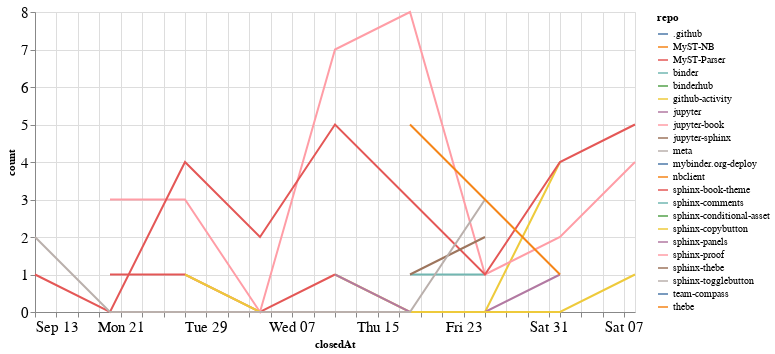

Notebook code for this chart:
### Code cell
closed_by_time = closed_by.groupby('repo').resample('W', on='closedAt').count()['author'].reset_index()
closed_by_time = closed_by_time.rename(columns={'author': 'count'})

alt.Chart(closed_by_time, width=600).mark_line().encode(
    x='closedAt',
    y='count',
    color='repo',
    tooltip="repo"
)

### Figure 1 — Vega-Lite specification as saved in the notebook (floating-point values rounded to 4 significant figures)
{"config": {"axisLeft": {"labelFontSize": 15}, "axisBottom": {"labelFontSize": 15}}, "data": {"name": "data-57031d20dc2fa97930b36ea5f3b0375e"}, "mark": "line", "encoding": {"color": {"type": "nominal", "field": "repo"}, "tooltip": {"type": "nominal", "field": "repo"}, "x": {"type": "temporal", "field": "closedAt"}, "y": {"type": "quantitative", "field": "count"}}, "width": 600, "$schema": "https://vega.github.io/schema/vega-lite/v4.8.1.json", "datasets": {"data-57031d20dc2fa97930b36ea5f3b0375e": [{"repo": ".github", "closedAt": "2020-11-08T00:00:00", "count": 1}, {"repo": "MyST-NB", "closedAt": "2020-11-08T00:00:00", "count": 1}, {"repo": "MyST-Parser", "closedAt": "2020-09-20T00:00:00", "count": 1}, {"repo": "MyST-Parser", "closedAt": "2020-09-27T00:00:00", "count": 1}, {"repo": "MyST-Parser", "closedAt": "2020-10-04T00:00:00", "count": 0}, {"repo": "MyST-Parser", "closedAt": "2020-10-11T00:00:00", "count": 1}, {"repo": "binder", "closedAt": "2020-10-18T00:00:00", "count": 1}, {"repo": "binder", "closedAt": "2020-10-25T00:00:00", "count": 1}, {"repo": "binderhub", "closedAt": "2020-11-01T00:00:00", "count": 1}, {"repo": "github-activity", "closedAt": "2020-10-11T00:00:00", "count": 1}, {"repo": "github-activity", "closedAt": "2020-10-18T00:00:00", "count": 0}, {"repo": "github-activity", "closedAt": "2020-10-25T00:00:00", "count": 0}, {"repo": "github-activity", "closedAt": "2020-11-01T00:00:00", "count": 4}, {"repo": "jupyter", "closedAt": "2020-10-11T00:00:00", "count": 1}, {"repo": "jupyter", "closedAt": "2020-10-18T00:00:00", "count": 0}, {"repo": "jupyter", "closedAt": "2020-10-25T00:00:00", "count": 0}, {"repo": "jupyter", "closedAt": "2020-11-01T00:00:00", "count": 1}, {"repo": "jupyter-book", "closedAt": "2020-09-20T00:00:00", "count": 3}, {"repo": "jupyter-book", "closedAt": "2020-09-27T00:00:00", "count": 3}, {"repo": "jupyter-book", "closedAt": "2020-10-04T00:00:00", "count": 0}, {"repo": "jupyter-book", "closedAt": "2020-10-11T00:00:00", "count": 7}, {"repo": "jupyter-book", "closedAt": "2020-10-18T00:00:00", "count": 8}, {"repo": "jupyter-book", "closedAt": "2020-10-25T00:00:00", "count": 1}, {"repo": "jupyter-book", "closedAt": "2020-11-01T00:00:00", "count": 2}, {"repo": "jupyter-book", "closedAt": "2020-11-08T00:00:00", "count": 4}, {"repo": "jupyter-sphinx", "closedAt": "2020-09-27T00:00:00", "count": 1}, {"repo": "meta", "closedAt": "2020-09-13T00:00:00", "count": 2}, {"repo": "mybinder.org-deploy", "closedAt": "2020-10-18T00:00:00", "count": 1}, {"repo": "nbclient", "closedAt": "2020-09-13T00:00:00", "count": 1}, {"repo": "sphinx-book-theme", "closedAt": "2020-09-13T00:00:00", "count": 1}, {"repo": "sphinx-book-theme", "closedAt": "2020-09-20T00:00:00", "count": 0}, {"repo": "sphinx-book-theme", "closedAt": "2020-09-27T00:00:00", "count": 4}, {"repo": "sphinx-book-theme", "closedAt": "2020-10-04T00:00:00", "count": 2}, {"repo": "sphinx-book-theme", "closedAt": "2020-10-11T00:00:00", "count": 5}, {"repo": "sphinx-book-theme", "closedAt": "2020-10-18T00:00:00", "count": 3}, {"repo": "sphinx-book-theme", "closedAt": "2020-10-25T00:00:00", "count": 1}, {"repo": "sphinx-book-theme", "closedAt": "2020-11-01T00:00:00", "count": 4}, {"repo": "sphinx-book-theme", "closedAt": "2020-11-08T00:00:00", "count": 5}, {"repo": "sphinx-comments", "closedAt": "2020-09-27T00:00:00", "count": 1}, {"repo": "sphinx-conditional-asset", "closedAt": "2020-10-25T00:00:00", "count": 2}, {"repo": "sphinx-copybutton", "closedAt": "2020-09-27T00:00:00", "count": 1}, {"repo": "sphinx-copybutton", "closedAt": "2020-10-04T00:00:00", "count": 0}, {"repo": "sphinx-copybutton", "closedAt": "2020-10-11T00:00:00", "count": 0}, {"repo": "sphinx-copybutton", "closedAt": "2020-10-18T00:00:00", "count": 0}, {"repo": "sphinx-copybutton", "closedAt": "2020-10-25T00:00:00", "count": 0}, {"repo": "sphinx-copybutton", "closedAt": "2020-11-01T00:00:00", "count": 0}, {"repo": "sphinx-copybutton", "closedAt": "2020-11-08T00:00:00", "count": 1}, {"repo": "sphinx-panels", "closedAt": "2020-10-18T00:00:00", "count": 1}, {"repo": "sphinx-proof", "closedAt": "2020-09-27T00:00:00", "count": 1}, {"repo": "sphinx-thebe", "closedAt": "2020-10-18T00:00:00", "count": 1}, {"repo": "sphinx-thebe", "closedAt": "2020-10-25T00:00:00", "count": 2}, {"repo": "sphinx-togglebutton", "closedAt": "2020-09-13T00:00:00", "count": 2}, {"repo": "sphinx-togglebutton", "closedAt": "2020-09-20T00:00:00", "count": 0}, {"repo": "sphinx-togglebutton", "closedAt": "2020-09-27T00:00:00", "count": 0}, {"repo": "sphinx-togglebutton", "closedAt": "2020-10-04T00:00:00", "count": 0}, {"repo": "sphinx-togglebutton", "closedAt": "2020-10-11T00:00:00", "count": 0}, {"repo": "sphinx-togglebutton", "closedAt": "2020-10-18T00:00:00", "count": 0}, {"repo": "sphinx-togglebutton", "closedAt": "2020-10-25T00:00:00", "count": 3}, {"repo": "team-compass", "closedAt": "2020-10-11T00:00:00", "count": 1}, {"repo": "thebe", "closedAt": "2020-10-18T00:00:00", "count": 5}, {"repo": "thebe", "closedAt": "2020-10-25T00:00:00", "count": 3}, {"repo": "thebe", "closedAt": "2020-11-01T00:00:00", "count": 1}]}}
